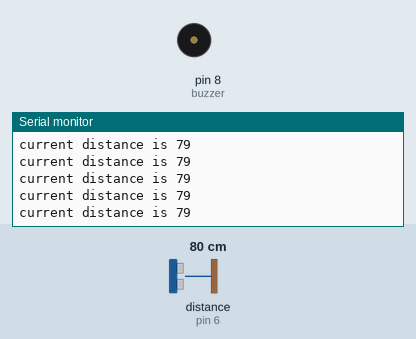
This sketch was run on a simulated Arduino Uno, built with avr-gcc and run on an emulated ATmega328P. On the bench: buzzer (waves = sounding, pin HIGH), the last lines printed to the serial monitor. Wiring (inferred from the names in the program): ultrasonic range finder: trigger pin 7; echo pin 6. Inputs (shaded band) come from the test bench; at power-on: distance to the obstacle (sensor on pin 6) 80 cm. The echo pulse lasts 58.3 µs per cm; pins used as bus, display or sensor lines are not drawn.

Above: at 1.5 s.
1.6 s: distance to the obstacle (sensor on pin 6) set to 12 cm
At 2.1 s:
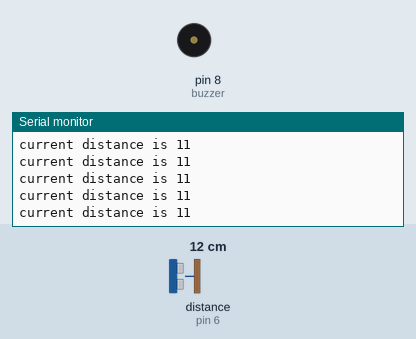
4.6 s: distance to the obstacle (sensor on pin 6) set to 9 cm
At 5.6 s:
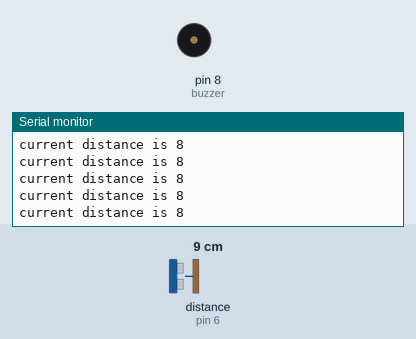
Timing chart, 0 to 7.6 s (numbered marks = the images above; inputs shaded):
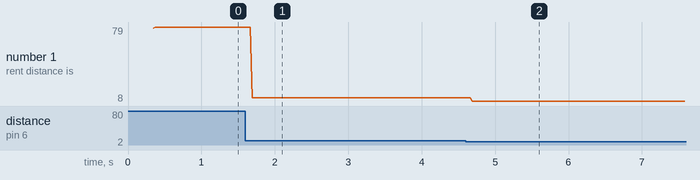

The sketch:

animal_and_bird_gentle_remover.ino
```cpp
 const int buzzer = 8;
const int trig = 7;
const int echo = 6;

void get_threshold();
int send_ultrasonic();


int threshold_value ,value ;


void setup() {
  // put your setup code here, to run once:
  Serial.begin(9600);

  pinMode(trig, OUTPUT);
  pinMode(echo, INPUT);
  pinMode(buzzer, OUTPUT);
  digitalWrite(trig, LOW);

  get_threshold();

}


void get_threshold(){
  int i_max = 10;
  int max_variation = 2;
  int count_threshold = 0;
  int value = 0;

  for(int i = 0; i <= i_max; i++){
    if(i == 0){
      value = send_ultrasonic();
    }

    if(send_ultrasonic()  > value-3    && send_ultrasonic()  < value+3 ){
      count_threshold ++;
    }
    else{

    }
    if(i == i_max ){
      if(count_threshold > i_max-max_variation){
        threshold_value = value;
        Serial.print("Threshold is  ");
        Serial.println(threshold_value);

      }
      else{
        i = 0;
      }
    }

    delay(20);
  }
}

int send_ultrasonic(){
  digitalWrite(trig, HIGH);
  delayMicroseconds(10);
  digitalWrite(trig, LOW);

  int distance;
  int duration = pulseIn(echo, HIGH);
  return distance = (duration / 2) * 0.034;
}


void loop() {
  int current_distance = send_ultrasonic();
  Serial.print("current distance is ");
  Serial.println(current_distance);

  if(current_distance < (threshold_value - 100)){
    //Serial.println("Inside the threshold loop");
    unsigned long start_time = millis(); // VERY IMPORTANT, millis should always be of type unsigned long, otherwise logic errors might occur
    while(1){
      digitalWrite(buzzer, HIGH);
      delay(2);//wait for 2ms
      digitalWrite(buzzer,LOW);
      delay(2);//wait for 2ms
      if(millis() > (start_time + 10000)){
        break;
      }

    }
    get_threshold();

  }

}
```

Measured:
- after the input at 1.6 s, the serial monitor: prints a new line after 0.09 s (image 1)
- after the input at 4.6 s, the serial monitor: prints a new line after 0.09 s (image 2)
- plotted number 1: 79 → 11 after the input at 1.6 s, 11 → 8 after the input at 4.6 s
